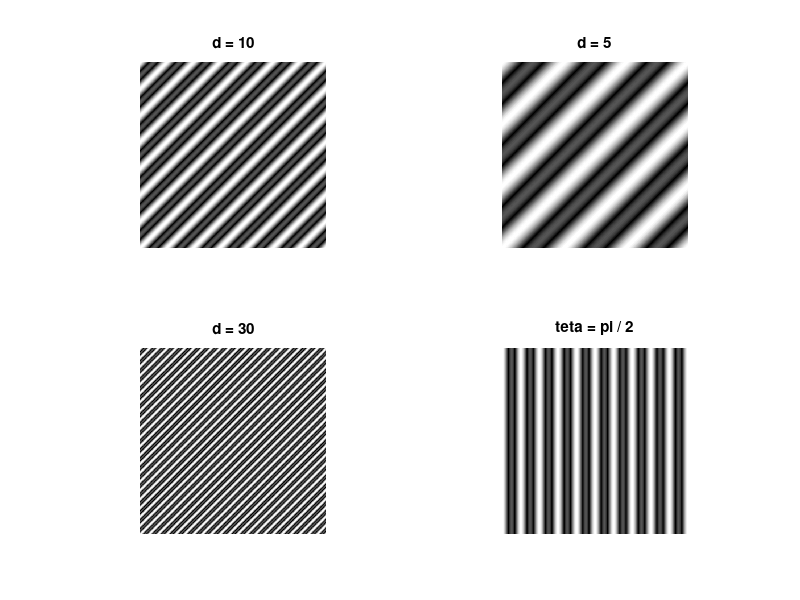
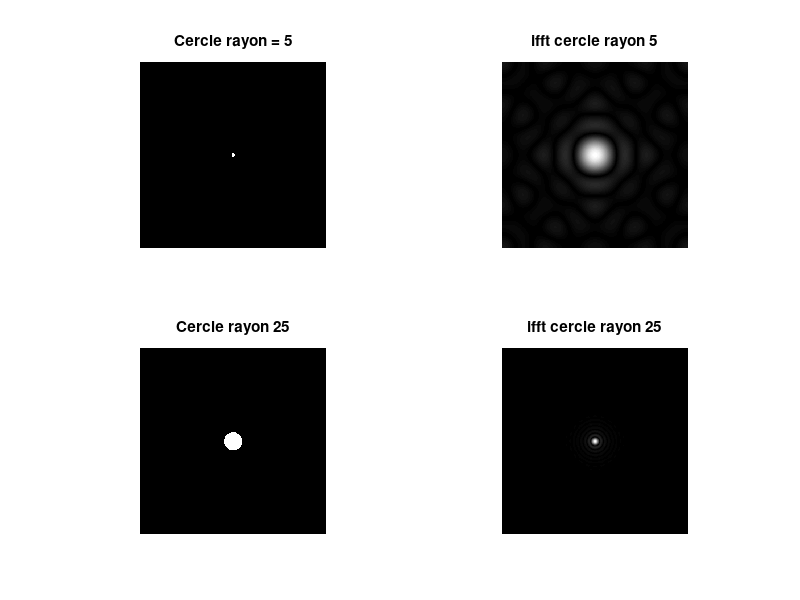

MATLAB code for these plots, in order: (Note: this script raises an error after producing the figures.)
clc;
clear;
close all;

%   Fonctions Internes    %

function resImage = imToGrayScale(inputImage)
  resImage = 0.2126 * inputImage(:,:,1) + 0.7152 * inputImage(:,:,2) + 0.0722 * inputImage(:,:,3);
endfunction

%Fonction renvoyant la fft inverse d'une image de taille (n,m) au fond noir
%avec le pixel blanc central et deux diracs (deux pixels blancs) à une
%distance d du centre, incliné d'un angle teta (en radian)
function img = inv2dirac(n,m,d,teta)
    img = zeros(n,m);
    dx = floor(d * cos(teta));
    dy = floor(d * sin(teta));
    xCentre = floor((n / 2) + 1);
    yCentre = floor((m / 2) + 1);
    img(xCentre, yCentre) = 255;% point central
    img(xCentre + dx ,yCentre + dy) = 255;
    img(xCentre - dx ,yCentre - dy) = 255;%symetrique
    img = ifft2(img);
endfunction

%NEED COMMENT
function img = getImgCircle(n,m,radius)
    [col, row] = meshgrid(1:n, 1:m);
    centerX = n / 2 + 1;
    centerY = m / 2 + 1;
    circlePixels = (row - centerY).^2 + (col - centerX).^2 <= radius.^2;
    img = circlePixels * 255; %%Affiche en blanc
endfunction

n = 512; % size image
m = 512;
d = 10;
teta = pi / 4; %radian

figure(1);

fft_inv = inv2dirac(n,m,d,teta);
subplot(2,2,1);
imshow(abs(fft_inv),[]);
title('d = 10');

%Dans notre image de depart nous avons deux diracs equidistants d'une distance d, On obtient
%donc bien apres l'application d'une fft inverse, un sinus d'une période égale à 1/d.

d = 5;
fft_inv = inv2dirac(n,m,d,teta);
subplot(2,2,2);
imshow(abs(fft_inv),[]);
title('d = 5');

%En diminuant la distance entre les diracs, on obtient un sinus avec une 
%fréquence plus faible (f proportionnel d) 

d = 30;
fft_inv = inv2dirac(n,m,d,teta);
subplot(2,2,3);
imshow(abs(fft_inv),[]);
title('d = 30');
%mesh(fft_inv);

%Meme remarque que précedement, avec une distance plus grande on a une
%distance plus élevée.

d = 10;
teta = pi / 2;
fft_inv = inv2dirac(n,m,d,teta);
subplot(2,2,4);
imshow(abs(fft_inv),[]);
title('teta = pi / 2');
%La variation de l'angle teta se retrouve dans la transformée inverse. Le
%sinus horizontal car on a des barres verticales
%TODO expliquer angle


%Cercle
figure(2);
imgCercle = getImgCircle(n,m,5);
subplot(2,2,1);
imshow(imgCercle);
im = fftshift(ifft2(imgCercle));
title('Cercle rayon = 5');
subplot(2,2,2);
%mesh(im);
imshow(abs(im), []);
title("ifft cercle rayon 5")

imgCercle = getImgCircle(n,m,25);
subplot(2,2,3);
imshow(imgCercle);
title("Cercle rayon 25");

im = fftshift(ifft2(imgCercle));
subplot(2,2,4);
imshow(abs(im), []);
title("ifft cercle rayon 25");

lena = imread('lena.pgm');
lena = lena(:,:,1);

[N M C] = size(lena);
lenaFFT = fft2(lena);
lenaShift = fftshift(lenaFFT);

%Phase between -pi and pi
%manualLena = abs(lenaFFT) .* exp(i * angle(lenaFFT));

phi = angle(lenaFFT);
m = abs(lenaFFT);

randomPhi = rand(N,M) .* 2*pi;
randomModule = rand(N,M) .* 1000000 + 20; 

lenaRandomPhase = m .* exp(i * randomPhi);
lenaRandomMod = randomModule .* exp(i * phi);

iRP = ifft2(lenaRandomPhase);
iRM = ifft2(lenaRandomMod);

figure(3);

subplot(2,2,1);
imshow(abs(iRP), []);
title("Lena random phase");

subplot(2,2,2);
imshow(abs(iRM), []);
title("Lena random module");

constantPhi = ones(N,M);
constantModule = ones(N,M) .* 1000;
lenaConstantPhase = m .* exp(i * constantPhi);

lenaConstantModule = constantModule .* exp(i * phi);

subplot(2,2,3);
imshow(abs(ifft2(lenaConstantPhase)), []);
title("Lena constant phase");

subplot(2,2,4);
imshow(abs(ifft2(lenaConstantModule)), []);
title("Lena constant module");

%Intervertir phase et module de deux images
fraise = imread('fraise-foveon.jpg');
fraise = fraise(:,:,1);
fraiseFFT = fft2(fraise);

phiFraise = angle(fraiseFFT);
modFraise = abs(fraiseFFT);

montagne = imread('montagne-foveon.jpg');
montagne=montagne(:,:,1);
montagneFFT = fft2(montagne);

phiMontagne = angle(montagneFFT);
modMontagne = abs(montagneFFT);

phaseFraiseModMontagne = modMontagne .* exp(i * phiFraise);
phaseMontagneModFraise = modFraise .* exp(i * phiMontagne);

figure(4);
subplot(2,2,1);
imshow(montagne);
title("Original montagne")

subplot(2,2,2);
imshow(fraise);
title("Original fraise");

subplot(2,2,3);
imshow(abs(ifft2(phaseFraiseModMontagne)), []);
title("Phase fraise module montagne");

subplot(2,2,4);
imshow(abs(ifft2(phaseMontagneModFraise)), []);
title("Phase montagne module fraise");